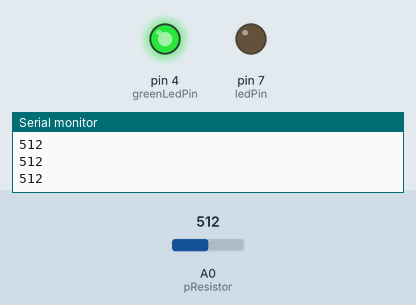
This sketch was run on a simulated Arduino Uno, built with avr-gcc and run on an emulated ATmega328P. On the bench: output pins drawn as LEDs (lit = HIGH), the last lines printed to the serial monitor. Inputs (shaded band) come from the test bench; at power-on: A0 (pResistor) = 512.

Above: at 1.2 s.
1.3 s: A0 (pResistor) set to 21
2.8 s: A0 (pResistor) set to 18
At 4.0 s:
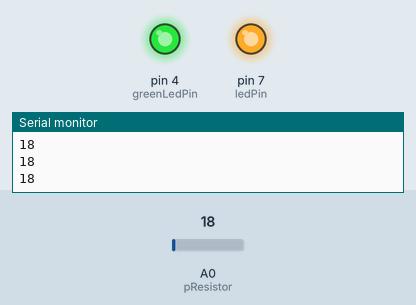
4.3 s: A0 (pResistor) set to 122
At 5.3 s:
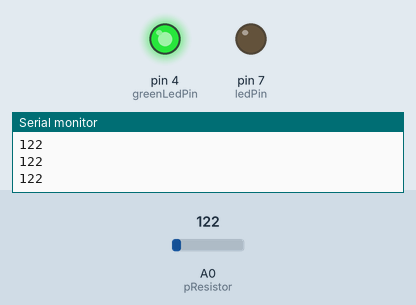
5.9 s: A0 (pResistor) set to 10
At 6.6 s:
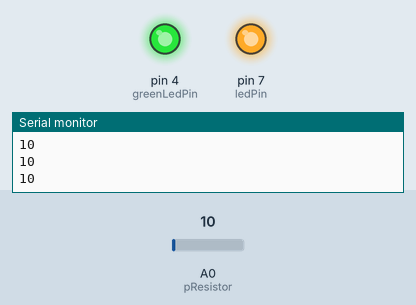
Timing chart, 0 to 8.5 s (numbered marks = the images above; inputs shaded):
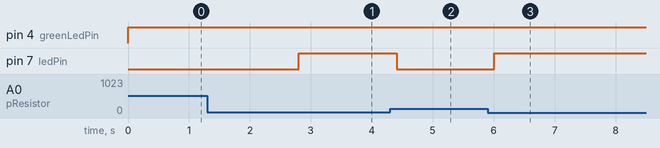

The sketch:

PhotoHeartTest.ino
```cpp
const int pResistor = A0;  // Photoresistor at Arduino analog pin A0
const int ledPin = 7;      // Led pin at Arduino pin 9
const int greenLedPin = 4;      // Led pin at Arduino pin 4

int value;  // Store value from photoresistor (0-1023)

void setup() {
  pinMode(ledPin, OUTPUT);    // Set lepPin - 9 pin as an output
  pinMode(greenLedPin, OUTPUT);
  pinMode(pResistor, INPUT);  // Set pResistor - A0 pin as an input
  Serial.begin(9600);
}

void loop() {
  value = analogRead(pResistor);

  Serial.println(value);

  digitalWrite(greenLedPin, HIGH);

  if (value < 20) {
    digitalWrite(ledPin, HIGH);
  } else {
    digitalWrite(ledPin, LOW);
  }

  delay(200);  //Small delay
}
```

Measured:
- the behaviour switches between 20 and 19 on A0 (pResistor) (found by bisection; images 0 and 1)
- after the input at 2.8 s, pin 7 (ledPin): LOW → HIGH at once
- after the input at 4.3 s, pin 7 (ledPin): HIGH → LOW after 0.11 s
- after the input at 5.9 s, pin 7 (ledPin): LOW → HIGH after 0.11 s
